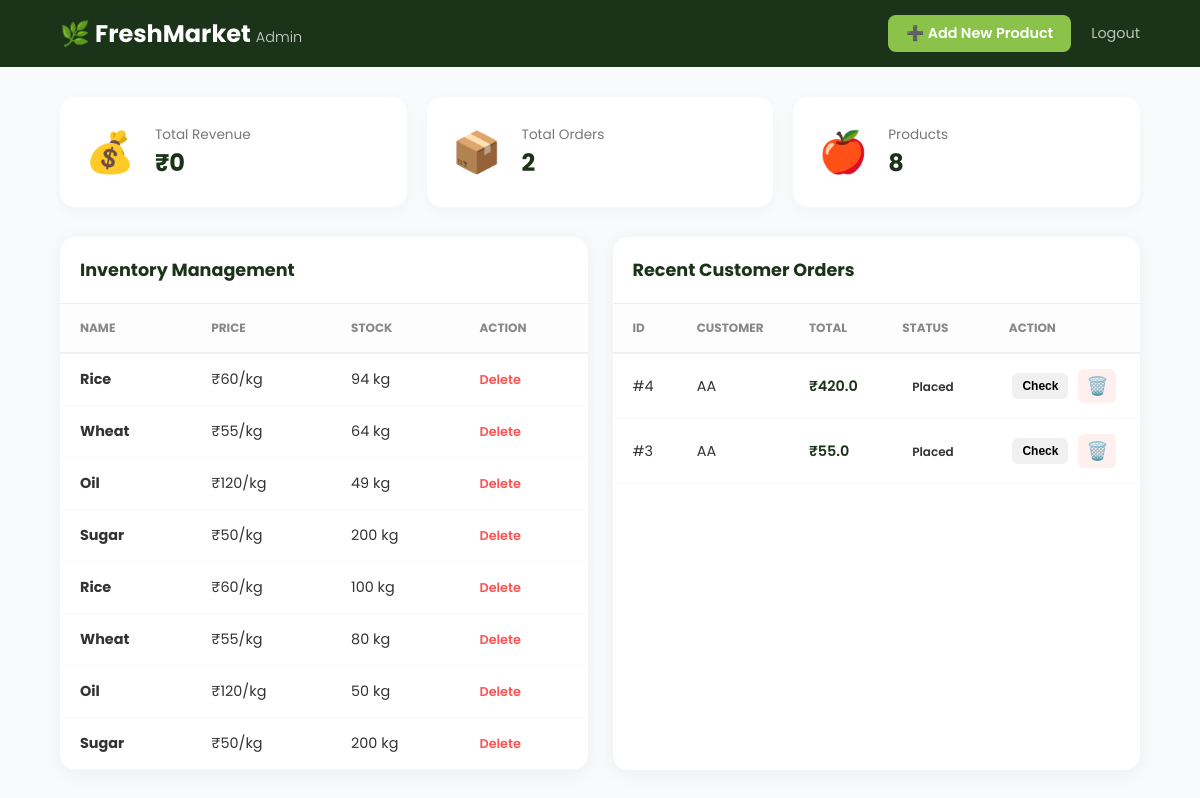
The page /admin-dashboard (signed in) on the database as committed earlier.
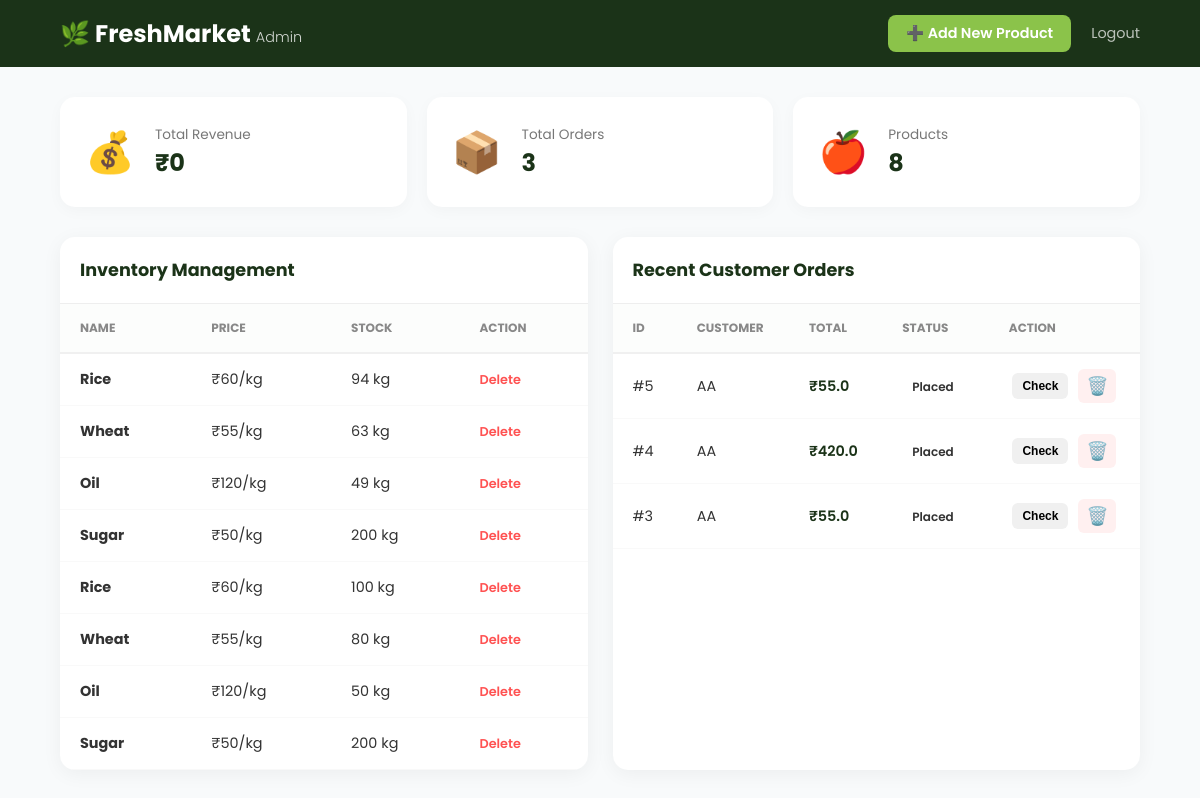
The same page on the database as committed later.
### app.py (models this page shows)
class Product(db.Model):
    id = db.Column(db.Integer, primary_key=True)
    name = db.Column(db.String(100), nullable=False)
    price = db.Column(db.String(100), nullable=False)
    stock = db.Column(db.Integer, nullable=False)
    image = db.Column(db.String(200), default="default.webp")

class Order(db.Model):
    __tablename__ = 'orders'
    id = db.Column(db.Integer, primary_key=True)
    user_id = db.Column(db.Integer, db.ForeignKey('customer.id'))
    total_amount = db.Column(db.Float)
    status = db.Column(db.String(20), default='Placed')
    customer = db.relationship('Customer')
    items = db.relationship('OrderItem', backref='order')
    date = db.Column(db.DateTime, default=datetime.utcnow)

class Customer(db.Model):
    id = db.Column(db.Integer, primary_key=True)
    name = db.Column(db.String(100))
    email = db.Column(db.String(120), unique=True, nullable=False)
    password = db.Column(db.String(200), nullable=False)

### app.py (the view)
@app.route('/admin-dashboard')
def admin_dashboard():
    if 'admin' not in session:
        return redirect('/admin-login')
    products = Product.query.all()
    orders = Order.query.order_by(Order.id.desc()).all()
    return render_template('admin_dashboard.html', products=products ,orders=orders )

### templates/admin_dashboard.html (shortened to what this page needs)
<!DOCTYPE html>
<html lang="en">
<head>
    <link rel="stylesheet" href="{{ url_for('static', filename='css/admin_dashboard.css') }}">
</head>
<body>
    <header class="admin-header">
        <div class="logo">🌿 FreshMarket <span>Admin</span></div>
        <div class="header-actions">
            <a href="/add-product" class="add-btn">➕ Add New Product</a>
            <a href="/logout" class="logout-link">Logout</a>
        </div>
    </header>
    <div class="dashboard-wrapper">
        <div class="stats-grid">
            <div class="stat-card">
                <span class="stat-icon">💰</span>
                <div class="stat-info">
                    <p>Total Revenue</p>
                    <h3>₹{{ total_revenue if total_revenue else '0' }}</h3>
                </div>
            </div>
            <div class="stat-card">
                <span class="stat-icon">📦</span>
                <div class="stat-info">
                    <p>Total Orders</p>
                    <h3>{{ orders|length }}</h3>
                </div>
            </div>
            <div class="stat-card">
                <span class="stat-icon">🍎</span>
                <div class="stat-info">
                    <p>Products</p>
                    <h3>{{ products|length }}</h3>
                </div>
            </div>
        </div>
        <div class="main-content">
            <div class="section-box">
                <div class="section-header">
                    <h2>Inventory Management</h2>
                </div>
                <div class="table-container">
                    <table>
                        <thead>
                            <tr>
                                <th>Name</th>
                                <th>Price</th>
                                <th>Stock</th>
                                <th>Action</th>
                            </tr>
                        </thead>
                        <tbody>
                            {% for p in products %}
                            <tr>
                                <td><strong>{{ p.name }}</strong></td>
                                <td>₹{{ p.price }}</td>
                                <td>
                                    <span >
                                        {{ p.stock }} kg
                                    </span>
                                </td>
                                <td><a href="/delete-product/{{ p.id }}" class="delete-btn">Delete</a></td>
                            </tr>
                            {% endfor %}
                        </tbody>
                    </table>
                </div>
            </div>
            <div class="section-box">
                <div class="section-header">
                    <h2>Recent Customer Orders</h2>
                </div>
                <div class="table-container">
                    {% if orders %}
                    <table>
                        <thead>
                            <tr>
                                <th>ID</th>
                                <th>Customer</th>
                                <th>Total</th>
                                <th>Status</th>
                                <th>Action</th>
                            </tr>
                        </thead>
                        <tbody>
                            {% for order in orders %}
                            <tr>
                                <td>#{{ order.id }}</td>
                                <td>{{ order.customer.name }}</td>
                                <td class="amount">₹{{ order.total_amount }}</td>
                                <td><span class="status-badge status-{{ order.status|lower }}">{{ order.status }}</span>
                                </td>
                                <td>
                                    <div class="action-group">
                                        <button class="check-order-btn" onclick="openOrderModal('{{ order.id }}')">
                                            Check
                                        </button>
                                        <a href="/delete-order/{{ order.id }}" class="delete-order-link"
                                            onclick="return confirm('Delete this order?')">
                                            🗑️
                                        </a>
                                    </div>
                                </td>
                            </tr>
                            {% endfor %}
                        </tbody>
                    </table>
                    {% else %}
                    <div class="empty-state">No orders processed yet.</div>
                    {% endif %}
                </div>
            </div>
        </div>
    </div>
</body>
</html>

### static/css/admin_dashboard.css (style rules this page uses)
:root { --admin-green: #1b3318; --accent-lime: #8bc34a; --danger: #ff5252; --bg: #f8fafb; --white: #ffffff; }
body { margin: 0; font-family: 'Poppins', sans-serif; background-color: var(--bg); color: #333; }
.admin-header { background: var(--admin-green); color: white; padding: 15px 5%; display: flex; justify-content: space-between; align-items: center; position: sticky; top: 0; z-index: 100; }
.logo { font-size: 1.5rem; font-weight: 700; }
.logo span { font-weight: 300; font-size: 0.9rem; opacity: 0.8; }
.header-actions { display: flex; align-items: center; gap: 20px; }
.add-btn { background: var(--accent-lime); color: white; text-decoration: none; padding: 8px 18px; border-radius: 8px; font-weight: 600; font-size: 0.9rem; transition: 0.3s; }
.logout-link { color: white; opacity: 0.7; text-decoration: none; font-size: 0.9rem; }
.dashboard-wrapper { padding: 30px 5%; }
.stats-grid { display: grid; grid-template-columns: repeat(auto-fit, minmax(250px, 1fr)); gap: 20px; margin-bottom: 30px; }
.stat-card { background: white; padding: 25px; border-radius: 15px; display: flex; align-items: center; gap: 20px; box-shadow: 0 4px 15px rgba(0, 0, 0, 0.03); }
.stat-icon { font-size: 2.5rem; }
.stat-info p { margin: 0; font-size: 0.85rem; color: #777; }
.stat-info h3 { margin: 0; font-size: 1.5rem; color: var(--admin-green); }
.main-content { display: flex; gap: 25px; }
.section-box { flex: 1; background: white; border-radius: 15px; overflow: hidden; box-shadow: 0 4px 20px rgba(0, 0, 0, 0.05); }
.section-header { padding: 20px; border-bottom: 1px solid #eee; }
.section-header h2 { margin: 0; font-size: 1.1rem; color: var(--admin-green); }
.table-container { max-height: 500px; overflow-y: auto; }
table { width: 100%; border-collapse: collapse; }
thead th { background: #fcfdfc; position: sticky; top: 0; padding: 15px 20px; text-align: left; font-size: 0.75rem; text-transform: uppercase; color: #888; border-bottom: 2px solid #f0f0f0; }
td { padding: 15px 20px; border-bottom: 1px solid #f9f9f9; font-size: 0.9rem; }
.amount { font-weight: 600; color: var(--admin-green); }
.delete-btn { color: var(--danger); text-decoration: none; font-size: 0.8rem; font-weight: 600; }
.check-order-btn { background: #f0f0f0; border: none; padding: 6px 12px; border-radius: 6px; cursor: pointer; font-weight: 600; font-size: 0.8rem; }
.action-group { display: flex; align-items: center; gap: 10px; justify-content: center; }
.delete-order-link { text-decoration: none; font-size: 1.1rem; padding: 4px 8px; border-radius: 6px; transition: 0.3s; background: #fff0f0; }
.status-badge { padding: 4px 10px; border-radius: 50px; font-size: 0.75rem; font-weight: 600; }
.check-order-btn { padding: 6px 10px; font-size: 0.75rem; }

Rows that differ between the two databases and show on the page:
changed Product (number 2 of 8 on the later page): stock "64" → "63"
added Order: id "5", customer.name "AA", total_amount "55.0", status "Placed"
Other text that changed with them:
{{ orders|length }}: "2" → "3"
